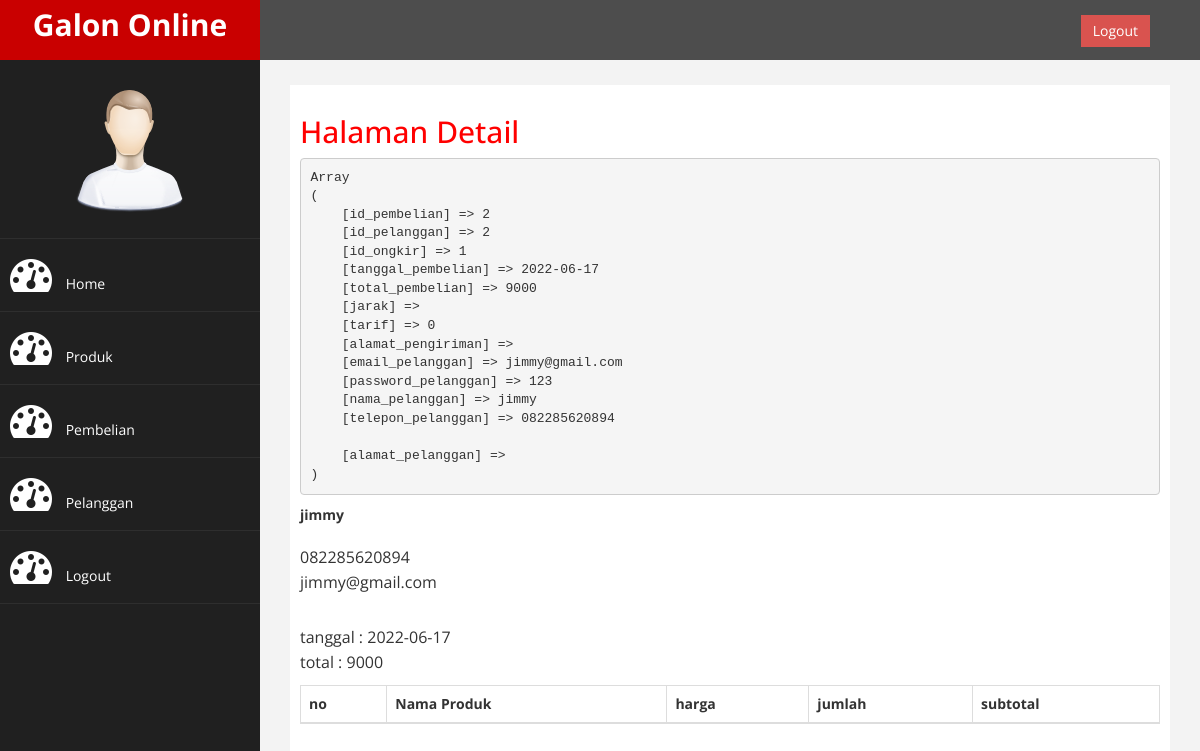
/admin/index.php?halaman=detail&id=2 (signed in), run on the app's committed database.
### tables this page shows
CREATE TABLE `pembelian` (
  `id_pembelian` int(11) NOT NULL,
  `id_pelanggan` int(11) NOT NULL,
  `id_ongkir` int(11) NOT NULL,
  `tanggal_pembelian` date NOT NULL,
  `total_pembelian` int(11) NOT NULL,
  `jarak` varchar(100) NOT NULL,
  `tarif` int(11) NOT NULL,
  `alamat_pengiriman` text NOT NULL
);

CREATE TABLE `pelanggan` (
  `id_pelanggan` int(11) NOT NULL,
  `email_pelanggan` varchar(100) NOT NULL,
  `password_pelanggan` varchar(100) NOT NULL,
  `nama_pelanggan` varchar(100) NOT NULL,
  `telepon_pelanggan` varchar(100) NOT NULL,
  `alamat_pelanggan` text NOT NULL
);

### admin/detail.php (the view, shortened to what this page needs)
<h2>Halaman Detail</h2>
<?php
$ambil = $koneksi->query("SELECT * FROM pembelian JOIN pelanggan ON pembelian.id_pelanggan=pelanggan.id_pelanggan WHERE pembelian.id_pembelian='$_GET[id]'");
$detail = $ambil->fetch_assoc();
 ?>
 <pre><?php print_r($detail); ?></pre>
 <strong><?php echo $detail['nama_pelanggan']; ?></strong><br>
 <p>
 	<?php echo $detail['telepon_pelanggan']; ?><br>
 	<?php echo $detail['email_pelanggan']; ?>
 </p>
 <p>
 	tanggal : <?php echo $detail['tanggal_pembelian']; ?><br>
 	total : <?php echo $detail['total_pembelian']; ?>
 </p>
 <table class="table table-bordered">
 	<thead>
 		<tr>
 			<th>no</th>
 			<th>Nama Produk</th>
 			<th>harga</th>
 			<th>jumlah</th>
 			<th>subtotal</th>
 		</tr>
 	</thead>
 </table>

### admin/assets/css/custom.css (style rules this page uses)
body { font-family: 'Open Sans', sans-serif; }
h2 { color: #f00; }
p { font-size:16px; line-height:25px; padding-top:20px; }

### data on the page
pembelian: id_pelanggan.nama_pelanggan "jimmy", id_pelanggan.telepon_pelanggan "082285620894", id_pelanggan.email_pelanggan "jimmy@gmail.com", tanggal_pembelian "2022-06-17", total_pembelian "9000"
